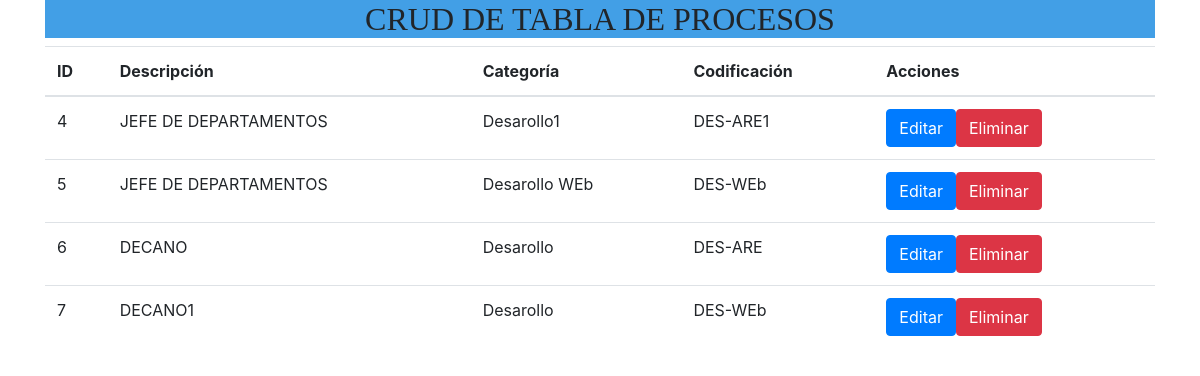
The app's page /tabla4.php with its own data.
### tables this page shows
CREATE TABLE `tabla4` (
  `id` int(11) NOT NULL,
  `descripcion` varchar(255) DEFAULT NULL,
  `categoria` varchar(50) DEFAULT NULL,
  `codificacion` varchar(20) DEFAULT NULL
);

### tabla4.php (the view, shortened to what this page needs)
<!DOCTYPE html>
<html>
<head>
    <link rel="stylesheet" href="https://maxcdn.bootstrapcdn.com/bootstrap/4.0.0/css/bootstrap.min.css">
</head>
<body>
    <div class="container">
        <div style="background-color: #429fe6;">
            <h2 style="text-align: center; font-family: georgia;">CRUD DE TABLA DE PROCESOS</h2>
        </div>
        <table class="table">
            <thead>
                <tr>
                    <th>ID</th>
                    <th>Descripción</th>
                    <th>Categoría</th>
                    <th>Codificación</th>
                    <th>Acciones</th>
                </tr>
            </thead>
            <tbody>
                <?php
                $conn = mysqli_connect('localhost', 'root', '', 'usuarios');
                $query = "SELECT * FROM tabla4";
                $result = mysqli_query($conn, $query);
                while ($row = mysqli_fetch_assoc($result)) {
                    echo "<tr>";
                    echo "<td>" . $row['id'] . "</td>";
                    echo "<td>" . $row['descripcion'] . "</td>";
                    echo "<td>" . $row['categoria'] . "</td>";
                    echo "<td>" . $row['codificacion'] . "</td>";
                    echo "<td>";
                    echo "<a href='#' class='btn btn-primary edit-btn' data-toggle='modal' data-target='#editModal' data-id='" . $row['id'] . "' data-descripcion='" . $row['descripcion'] . "' data-categoria='" . $row['categoria'] . "' data-codificacion='" . $row['codificacion'] . "'>Editar</a>";
                    echo "<a href='#' class='btn btn-danger delete-btn' data-toggle='modal' data-target='#deleteUserModal' data-id='" . $row['id'] . "' data-descripcion='" . $row['descripcion'] . "' data-categoria='" . $row['categoria'] . "' data-codificacion='" . $row['codificacion'] . "'>Eliminar</a>";
                    echo "</td>";
                    echo "</tr>";
                }
                ?>
            </tbody>
        </table>
    </div>
</body>
</html>

### records on screen
tabla4: id "4", descripcion "JEFE DE DEPARTAMENTOS", categoria "Desarollo1", codificacion "DES-ARE1"
tabla4: id "5", descripcion "JEFE DE DEPARTAMENTOS", categoria "Desarollo WEb", codificacion "DES-WEb"
tabla4: id "6", descripcion "DECANO", categoria "Desarollo", codificacion "DES-ARE"
tabla4: id "7", descripcion "DECANO1", categoria "Desarollo", codificacion "DES-WEb"
